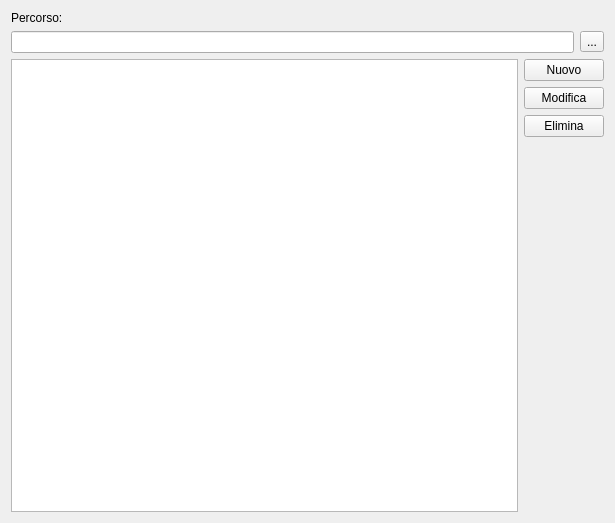
<?xml version="1.0" encoding="UTF-8"?>
<ui version="4.0">
 <class>guiMain</class>
 <widget class="QWidget" name="guiMain">
  <property name="geometry">
   <rect>
    <x>0</x>
    <y>0</y>
    <width>615</width>
    <height>523</height>
   </rect>
  </property>
  <property name="windowTitle">
   <string>Qubrica</string>
  </property>
  <layout class="QGridLayout" name="gridLayout">
   <item row="1" column="0">
    <layout class="QVBoxLayout" name="verticalLayout">
     <item>
      <layout class="QVBoxLayout" name="verticalLayout_1">
       <item>
        <widget class="QLabel" name="lblPercorso">
         <property name="text">
          <string>Percorso:</string>
         </property>
        </widget>
       </item>
       <item>
        <layout class="QHBoxLayout" name="horizontalLayout">
         <item>
          <widget class="QLineEdit" name="txtPercorso"/>
         </item>
         <item>
          <widget class="QToolButton" name="cmdSfoglia">
           <property name="text">
            <string>...</string>
           </property>
          </widget>
         </item>
        </layout>
       </item>
      </layout>
     </item>
     <item>
      <layout class="QHBoxLayout" name="horizontalLayout_2">
       <item>
        <widget class="QTableView" name="lstRubrica">
         <property name="selectionBehavior">
          <enum>QAbstractItemView::SelectRows</enum>
         </property>
         <property name="sortingEnabled">
          <bool>true</bool>
         </property>
        </widget>
       </item>
       <item>
        <layout class="QVBoxLayout" name="verticalLayout_2">
         <item>
          <widget class="QPushButton" name="cmdNuovo">
           <property name="text">
            <string>Nuovo</string>
           </property>
           <property name="icon">
            <iconset resource="../res/guiMain_rc.qrc">
             <normaloff>:/img/Gnome-nuovo.png</normaloff>:/img/Gnome-nuovo.png</iconset>
           </property>
           <property name="iconSize">
            <size>
             <width>48</width>
             <height>48</height>
            </size>
           </property>
          </widget>
         </item>
         <item>
          <widget class="QPushButton" name="cmdModifica">
           <property name="text">
            <string>Modifica</string>
           </property>
           <property name="icon">
            <iconset resource="../res/guiMain_rc.qrc">
             <normaloff>:/img/Gnome-modifica.png</normaloff>:/img/Gnome-modifica.png</iconset>
           </property>
           <property name="iconSize">
            <size>
             <width>48</width>
             <height>48</height>
            </size>
           </property>
          </widget>
         </item>
         <item>
          <widget class="QPushButton" name="cmdElimina">
           <property name="sizePolicy">
            <sizepolicy hsizetype="Minimum" vsizetype="Fixed">
             <horstretch>0</horstretch>
             <verstretch>0</verstretch>
            </sizepolicy>
           </property>
           <property name="baseSize">
            <size>
             <width>0</width>
             <height>0</height>
            </size>
           </property>
           <property name="text">
            <string>Elimina</string>
           </property>
           <property name="icon">
            <iconset resource="../res/guiMain_rc.qrc">
             <normaloff>:/img/Gnome-elimina.png</normaloff>:/img/Gnome-elimina.png</iconset>
           </property>
           <property name="iconSize">
            <size>
             <width>48</width>
             <height>48</height>
            </size>
           </property>
          </widget>
         </item>
         <item>
          <spacer name="verticalSpacer">
           <property name="orientation">
            <enum>Qt::Vertical</enum>
           </property>
           <property name="sizeHint" stdset="0">
            <size>
             <width>20</width>
             <height>40</height>
            </size>
           </property>
          </spacer>
         </item>
        </layout>
       </item>
      </layout>
     </item>
    </layout>
   </item>
  </layout>
 </widget>
 <resources>
  <include location="../res/guiMain_rc.qrc"/>
 </resources>
 <connections/>
</ui>
